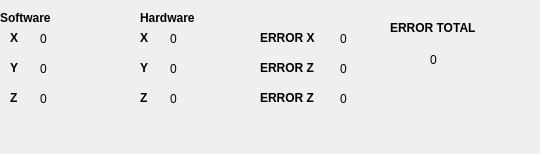
<?xml version="1.0" encoding="UTF-8"?>
<ui version="4.0">
 <class>MainWindow</class>
 <widget class="QMainWindow" name="MainWindow">
  <property name="geometry">
   <rect>
    <x>0</x>
    <y>0</y>
    <width>540</width>
    <height>154</height>
   </rect>
  </property>
  <property name="windowTitle">
   <string>MainWindow</string>
  </property>
  <widget class="QWidget" name="centralwidget">
   <widget class="QLabel" name="tetha1_real_label">
    <property name="geometry">
     <rect>
      <x>40</x>
      <y>30</y>
      <width>67</width>
      <height>17</height>
     </rect>
    </property>
    <property name="text">
     <string>0</string>
    </property>
   </widget>
   <widget class="QLabel" name="tetha3_real_label">
    <property name="geometry">
     <rect>
      <x>40</x>
      <y>90</y>
      <width>67</width>
      <height>17</height>
     </rect>
    </property>
    <property name="text">
     <string>0</string>
    </property>
   </widget>
   <widget class="QLabel" name="tetha2_real_label">
    <property name="geometry">
     <rect>
      <x>40</x>
      <y>60</y>
      <width>67</width>
      <height>17</height>
     </rect>
    </property>
    <property name="text">
     <string>0</string>
    </property>
   </widget>
   <widget class="QLabel" name="z_s">
    <property name="geometry">
     <rect>
      <x>10</x>
      <y>90</y>
      <width>91</width>
      <height>16</height>
     </rect>
    </property>
    <property name="font">
     <font>
      <weight>75</weight>
      <bold>true</bold>
     </font>
    </property>
    <property name="text">
     <string>Z</string>
    </property>
   </widget>
   <widget class="QLabel" name="x_s">
    <property name="geometry">
     <rect>
      <x>10</x>
      <y>30</y>
      <width>91</width>
      <height>16</height>
     </rect>
    </property>
    <property name="font">
     <font>
      <weight>75</weight>
      <bold>true</bold>
     </font>
    </property>
    <property name="text">
     <string>X</string>
    </property>
   </widget>
   <widget class="QLabel" name="y_s">
    <property name="geometry">
     <rect>
      <x>10</x>
      <y>60</y>
      <width>91</width>
      <height>16</height>
     </rect>
    </property>
    <property name="font">
     <font>
      <weight>75</weight>
      <bold>true</bold>
     </font>
    </property>
    <property name="text">
     <string>Y</string>
    </property>
   </widget>
   <widget class="QLabel" name="tetha1_real_label_2">
    <property name="geometry">
     <rect>
      <x>170</x>
      <y>30</y>
      <width>67</width>
      <height>17</height>
     </rect>
    </property>
    <property name="text">
     <string>0</string>
    </property>
   </widget>
   <widget class="QLabel" name="tetha3_real_label_2">
    <property name="geometry">
     <rect>
      <x>170</x>
      <y>90</y>
      <width>67</width>
      <height>17</height>
     </rect>
    </property>
    <property name="text">
     <string>0</string>
    </property>
   </widget>
   <widget class="QLabel" name="tetha2_real_label_2">
    <property name="geometry">
     <rect>
      <x>170</x>
      <y>60</y>
      <width>67</width>
      <height>17</height>
     </rect>
    </property>
    <property name="text">
     <string>0</string>
    </property>
   </widget>
   <widget class="QLabel" name="z_h">
    <property name="geometry">
     <rect>
      <x>140</x>
      <y>90</y>
      <width>91</width>
      <height>16</height>
     </rect>
    </property>
    <property name="font">
     <font>
      <weight>75</weight>
      <bold>true</bold>
     </font>
    </property>
    <property name="text">
     <string>Z</string>
    </property>
   </widget>
   <widget class="QLabel" name="x_h">
    <property name="geometry">
     <rect>
      <x>140</x>
      <y>30</y>
      <width>91</width>
      <height>16</height>
     </rect>
    </property>
    <property name="font">
     <font>
      <weight>75</weight>
      <bold>true</bold>
     </font>
    </property>
    <property name="text">
     <string>X</string>
    </property>
   </widget>
   <widget class="QLabel" name="y_h">
    <property name="geometry">
     <rect>
      <x>140</x>
      <y>60</y>
      <width>91</width>
      <height>16</height>
     </rect>
    </property>
    <property name="font">
     <font>
      <weight>75</weight>
      <bold>true</bold>
     </font>
    </property>
    <property name="text">
     <string>Y</string>
    </property>
   </widget>
   <widget class="QLabel" name="x_error">
    <property name="geometry">
     <rect>
      <x>340</x>
      <y>30</y>
      <width>67</width>
      <height>17</height>
     </rect>
    </property>
    <property name="text">
     <string>0</string>
    </property>
   </widget>
   <widget class="QLabel" name="z_error">
    <property name="geometry">
     <rect>
      <x>340</x>
      <y>90</y>
      <width>67</width>
      <height>17</height>
     </rect>
    </property>
    <property name="text">
     <string>0</string>
    </property>
   </widget>
   <widget class="QLabel" name="y_error">
    <property name="geometry">
     <rect>
      <x>340</x>
      <y>60</y>
      <width>67</width>
      <height>17</height>
     </rect>
    </property>
    <property name="text">
     <string>0</string>
    </property>
   </widget>
   <widget class="QLabel" name="labels3_ik_4">
    <property name="geometry">
     <rect>
      <x>260</x>
      <y>90</y>
      <width>91</width>
      <height>16</height>
     </rect>
    </property>
    <property name="font">
     <font>
      <weight>75</weight>
      <bold>true</bold>
     </font>
    </property>
    <property name="text">
     <string>ERROR Z</string>
    </property>
   </widget>
   <widget class="QLabel" name="labels1_ik_4">
    <property name="geometry">
     <rect>
      <x>260</x>
      <y>30</y>
      <width>91</width>
      <height>16</height>
     </rect>
    </property>
    <property name="font">
     <font>
      <weight>75</weight>
      <bold>true</bold>
     </font>
    </property>
    <property name="text">
     <string>ERROR X</string>
    </property>
   </widget>
   <widget class="QLabel" name="labels2_ik_4">
    <property name="geometry">
     <rect>
      <x>260</x>
      <y>60</y>
      <width>91</width>
      <height>16</height>
     </rect>
    </property>
    <property name="font">
     <font>
      <weight>75</weight>
      <bold>true</bold>
     </font>
    </property>
    <property name="text">
     <string>ERROR Z</string>
    </property>
   </widget>
   <widget class="QLabel" name="labels1_ik_5">
    <property name="geometry">
     <rect>
      <x>390</x>
      <y>20</y>
      <width>101</width>
      <height>16</height>
     </rect>
    </property>
    <property name="font">
     <font>
      <weight>75</weight>
      <bold>true</bold>
     </font>
    </property>
    <property name="text">
     <string>ERROR TOTAL</string>
    </property>
   </widget>
   <widget class="QLabel" name="error">
    <property name="geometry">
     <rect>
      <x>430</x>
      <y>50</y>
      <width>67</width>
      <height>20</height>
     </rect>
    </property>
    <property name="text">
     <string>0</string>
    </property>
   </widget>
   <widget class="QLabel" name="labels1_ik_6">
    <property name="geometry">
     <rect>
      <x>0</x>
      <y>10</y>
      <width>101</width>
      <height>16</height>
     </rect>
    </property>
    <property name="font">
     <font>
      <weight>75</weight>
      <bold>true</bold>
     </font>
    </property>
    <property name="text">
     <string>Software</string>
    </property>
   </widget>
   <widget class="QLabel" name="labels1_ik_7">
    <property name="geometry">
     <rect>
      <x>140</x>
      <y>10</y>
      <width>101</width>
      <height>16</height>
     </rect>
    </property>
    <property name="font">
     <font>
      <weight>75</weight>
      <bold>true</bold>
     </font>
    </property>
    <property name="text">
     <string>Hardware</string>
    </property>
   </widget>
  </widget>
 </widget>
 <resources/>
 <connections/>
</ui>
